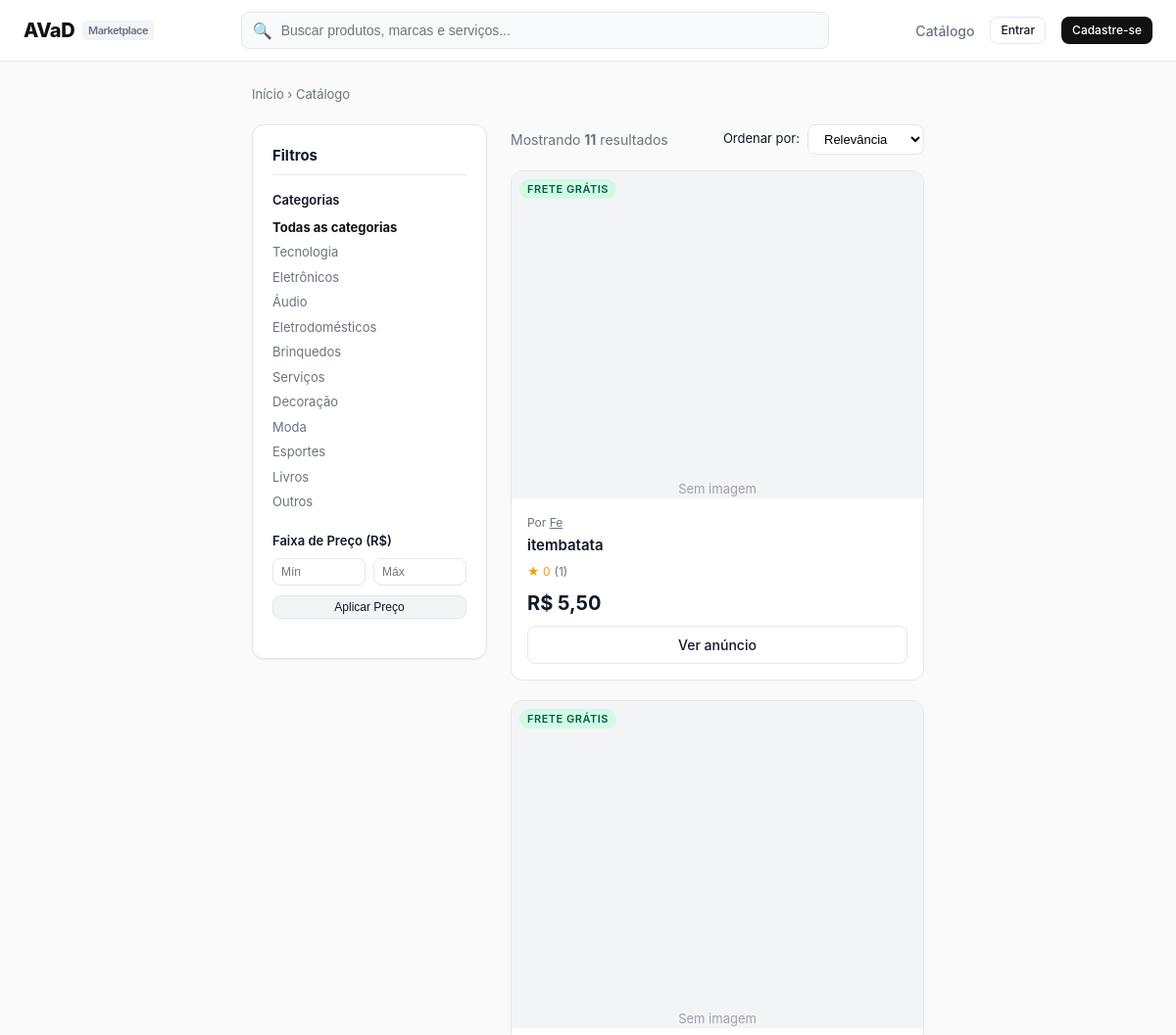
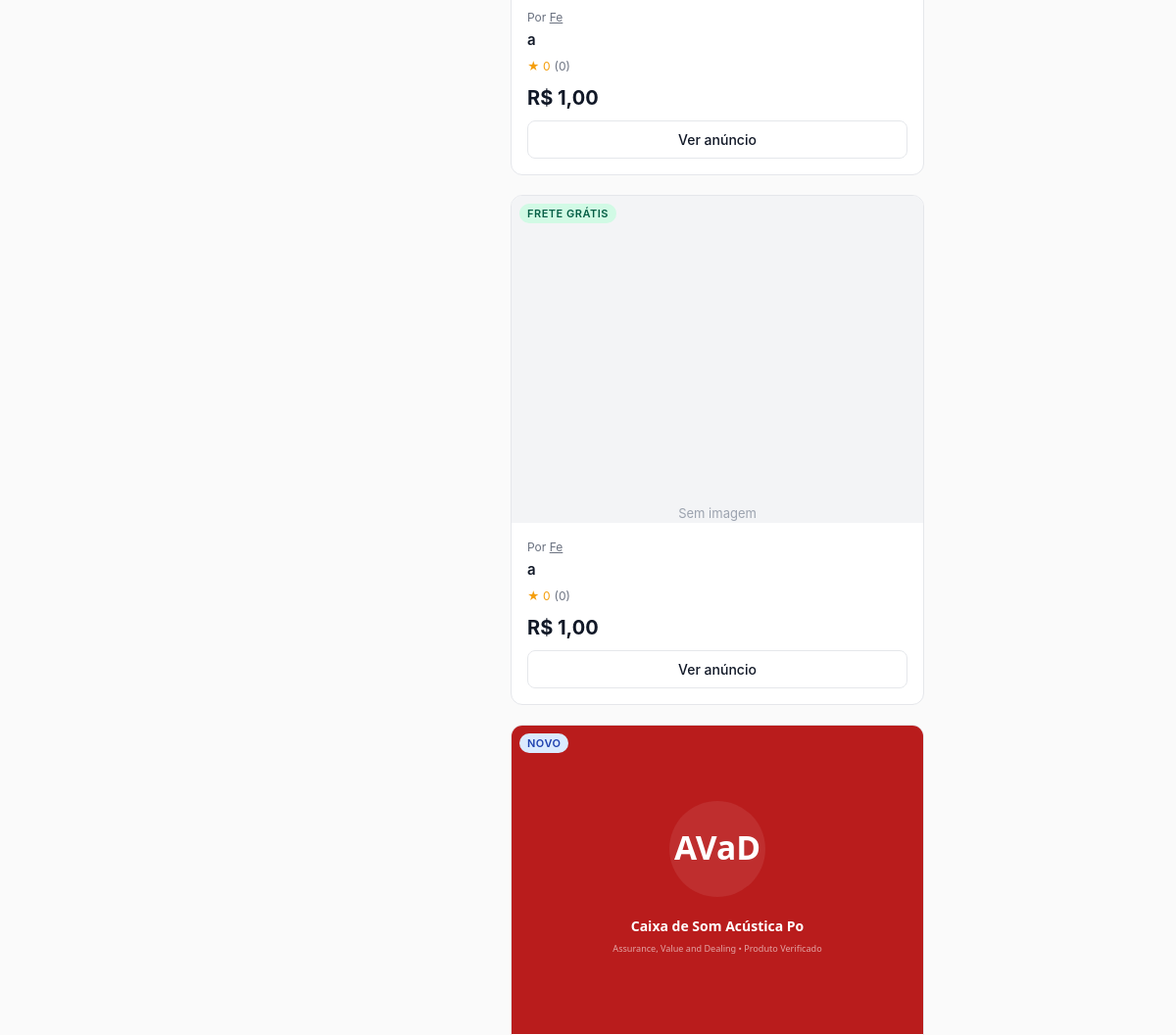
Page /catalog/ (upper part) on the earlier database version (2 pictures, top to bottom).
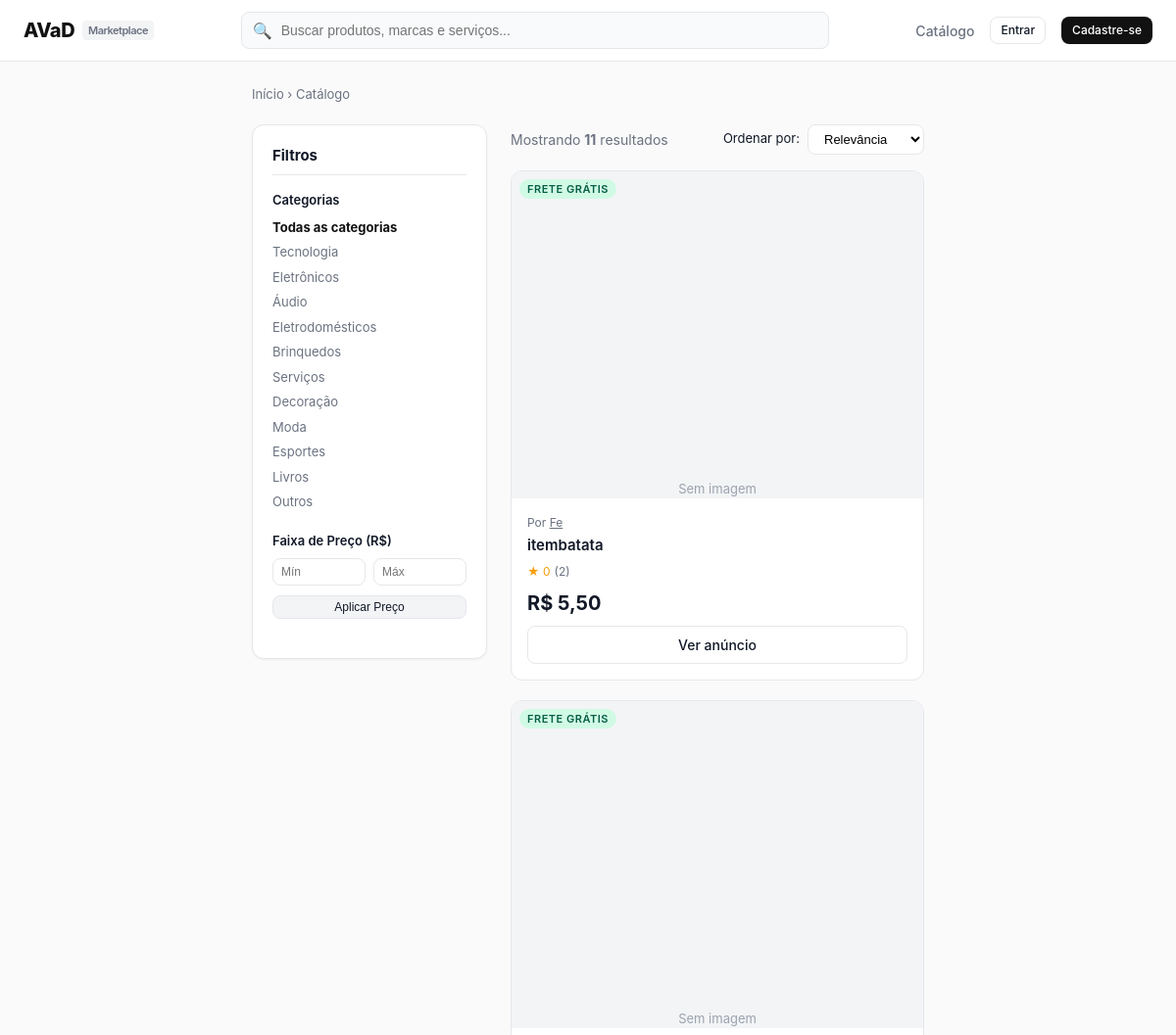
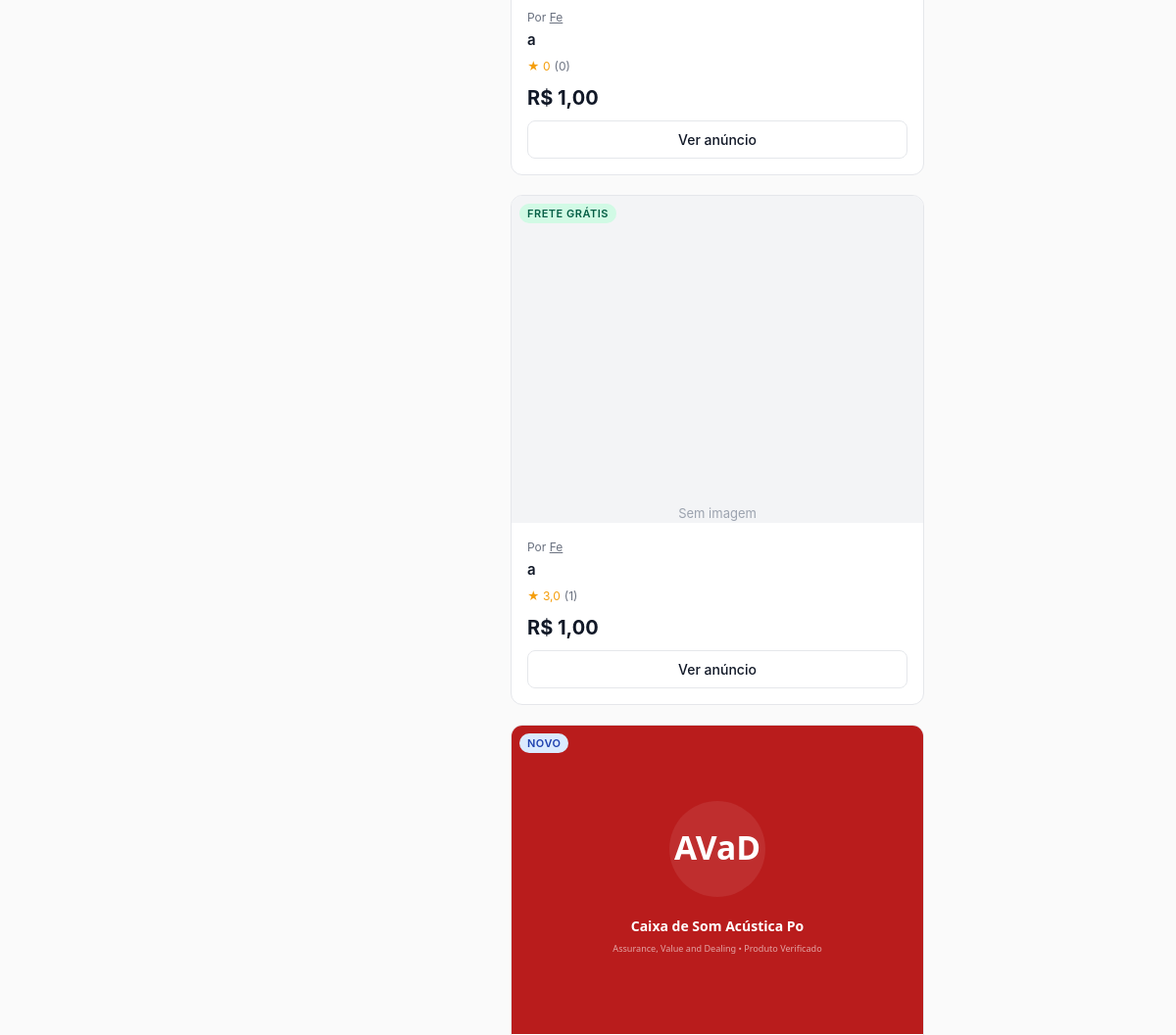
Same page on the later database version (2 pictures, top to bottom).
### catalog/models.py (models this page shows, shortened)
class Product(models.Model):
    vendedor = models.ForeignKey(User, on_delete=models.CASCADE, related_name='products')
    titulo = models.CharField(max_length=200)
    categoria = models.CharField(max_length=50, choices=CATEGORIAS)
    descricao = models.TextField()
    caracteristicas = models.TextField(blank=True, help_text='Uma característica por linha')
    preco = models.DecimalField(max_digits=10, decimal_places=2)
    estoque = models.PositiveIntegerField(default=0)
    imagem = models.ImageField(upload_to='products/', blank=True, null=True)
    frete_gratis = models.BooleanField(default=False)
    ativo = models.BooleanField(default=True)
    removido = models.BooleanField(default=False)  # anúncio removido pelo vendedor (some da loja e da lista)
    criado_em = models.DateTimeField(auto_now_add=True)
    class Meta:
        ordering = ['-criado_em']
    @property
    def nota_media(self):
        from orders.models import Review
        from django.db.models import Avg
        reviews = Review.objects.filter(pedido__produto=self)
        avg = reviews.aggregate(avg=Avg('nota_vendedor'))['avg']
        return round(avg, 1) if avg else 0
    @property
    def total_avaliacoes(self):
        from orders.models import Review
        return Review.objects.filter(pedido__produto=self).count()
    @property
    def parcelas_sem_juros(self):
        if self.preco >= 12:
            valor = f"{self.preco / 12:.2f}".replace('.', ',')
            return f"em até 12x de R$ {valor} sem juros"
        return ""

### accounts/models.py (models this page shows, shortened)
class UserProfile(models.Model):
    user = models.OneToOneField(User, on_delete=models.CASCADE, related_name='profile')
    nome = models.CharField(max_length=16)
    data_nascimento = models.DateField()
    cpf = models.CharField(max_length=14, unique=True)
    cnpj = models.CharField(max_length=18, blank=True, null=True, unique=True)
    tem_cnpj = models.BooleanField(default=False)
    email_verificado = models.BooleanField(default=False)
    is_mediador = models.BooleanField(default=False)
    conta_bancaria_bloqueada = models.BooleanField(default=False)
    suspenso = models.BooleanField(default=False)
    token_verificacao = models.CharField(max_length=64, blank=True, null=True)
    tipo_usuario = models.CharField(max_length=20, choices=[
        ('comprador', 'Comprador'),
        ('vendedor', 'Vendedor'),
        ('mediador', 'Mediador'),
    ], default='comprador')
    nome_loja = models.CharField(max_length=64, blank=True, null=True)

### catalog/views.py (the view)
# urls.py: path('', views.product_list_view, name='product_list'),
def product_list_view(request):
    products = Product.objects.filter(ativo=True)
    q = request.GET.get('q', '').strip()
    if q:
        products = products.filter(
            Q(titulo__icontains=q) | Q(descricao__icontains=q) | Q(categoria__icontains=q)
        )
    cat = request.GET.get('categoria', '')
    if cat:
        products = products.filter(categoria=cat)
    preco_min = request.GET.get('preco_min', '')
    preco_max = request.GET.get('preco_max', '')
    if preco_min:
        try:
            products = products.filter(preco__gte=float(preco_min))
        except ValueError:
            pass
    if preco_max:
        try:
            products = products.filter(preco__lte=float(preco_max))
        except ValueError:
            pass
    sort = request.GET.get('sort', 'relevancia')
    if sort == 'menor_preco':
        products = products.order_by('preco')
    elif sort == 'maior_preco':
        products = products.order_by('-preco')
    else:
        products = products.order_by('-criado_em')
    from django.core.paginator import Paginator
    paginator = Paginator(products, 12)
    page = request.GET.get('page', 1)
    products_page = paginator.get_page(page)
    return render(request, 'catalog/product_list.html', {
        'products': products_page,
        'categorias': CATEGORIAS,
        'q': q,
        'cat': cat,
        'preco_min': preco_min,
        'preco_max': preco_max,
        'sort': sort,
    })

### accounts/roles.py (called while the page is built)
def tipo_usuario(request):
    if not request.user.is_authenticated:
        return None
    tipo = request.session.get('tipo_usuario')
    return tipo if tipo in TIPOS else COMPRADOR

### orders/context_processors.py (called while the page is built)
def cart_count(request):
    user = getattr(request, 'user', None)
    if user is None or not user.is_authenticated:
        return {'cart_count': 0}
    return {'cart_count': Cart(request).count()}

### templates/catalog/product_list.html (shortened to what the changed rows need)
{% extends "base.html" %}
{% load avad_filters %}
{% block content %}
<div style="display: grid; grid-template-columns: 240px 1fr; gap: 24px;">
  <div>
    <div class="product-grid">
      {% for product in products %}
        <div class="product-card">
          <div class="product-img-wrap">
            {% if product.frete_gratis %}
              <span class="badge badge-success product-badge-float">FRETE GRÁTIS</span>
            {% else %}
              <span class="badge badge-info product-badge-float">NOVO</span>
            {% endif %}
            {% if product.imagem %}
              <img src="{{ product.imagem.url }}" alt="{{ product.titulo }}" class="product-img">
            {% else %}
              <div style="width: 100%; height: 100%; display: flex; align-items: center; justify-content: center; background: #F3F4F6; color: #9CA3AF; font-size: 13px;">Sem imagem</div>
            {% endif %}
          </div>
          <div class="product-info">
            <div class="product-seller">
              Por <a href="{% url 'accounts:seller_profile' product.vendedor.id %}" style="text-decoration: underline;">{{ product.vendedor.profile.nome_loja|default:product.vendedor.profile.nome }}</a>
            </div>
            <h3 class="product-title">
              <a href="{% url 'catalog:product_detail' product.id %}">{{ product.titulo }}</a>
            </h3>
            <div class="product-rating">
              <span>★ {{ product.nota_media }}</span>
              <span style="color: var(--text-muted);">({{ product.total_avaliacoes }})</span>
            </div>
            <div class="product-price">R$ {{ product.preco }}</div>
            <a href="{% url 'catalog:product_detail' product.id %}" class="btn btn-outline btn-block" style="margin-top: 8px;">
              Ver anúncio
            </a>
          </div>
        </div>
      {% empty %}
        <div style="grid-column: 1 / -1; padding: 48px; text-align: center; color: var(--text-muted);">
          Nenhum anúncio encontrado para estes critérios.
        </div>
      {% endfor %}
    </div>
  </div>
</div>
{% endblock %}

Differences in the rows shown:
changed Product "itembatata": total_avaliacoes "1" → "2"
changed Product (number 3 of 4 on the later page): nota_media "0" → "3,0"; total_avaliacoes "0" → "1"
